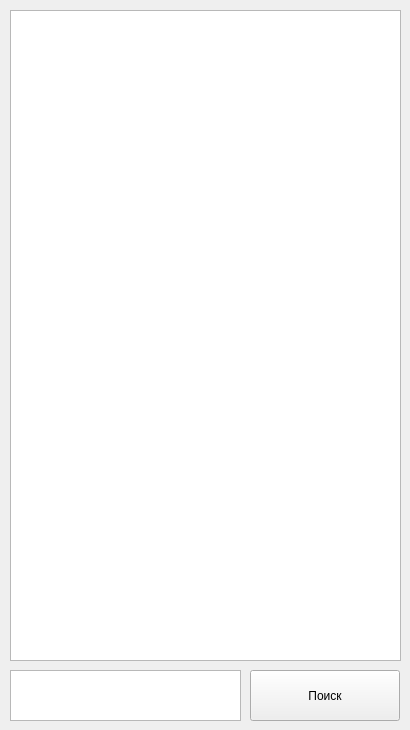
   <widget class="QWidget" name="Bestiary">
    <attribute name="title">
     <string>Bestiary</string>
    </attribute>
    <widget class="QTextEdit" name="textEdit_2">
     <property name="geometry">
      <rect>
       <x>10</x>
       <y>670</y>
       <width>231</width>
       <height>51</height>
      </rect>
     </property>
    </widget>
    <widget class="QTextEdit" name="textEdit">
     <property name="geometry">
      <rect>
       <x>10</x>
       <y>10</y>
       <width>391</width>
       <height>651</height>
      </rect>
     </property>
     <property name="html">
      <string>&lt;!DOCTYPE HTML PUBLIC &quot;-//W3C//DTD HTML 4.0//EN&quot; &quot;http://www.w3.org/TR/REC-html40/strict.dtd&quot;&gt;
&lt;html&gt;&lt;head&gt;&lt;meta name=&quot;qrichtext&quot; content=&quot;1&quot; /&gt;&lt;meta charset=&quot;utf-8&quot; /&gt;&lt;style type=&quot;text/css&quot;&gt;
p, li { white-space: pre-wrap; }
hr { height: 1px; border-width: 0; }
li.unchecked::marker { content: &quot;\2610&quot;; }
li.checked::marker { content: &quot;\2612&quot;; }
&lt;/style&gt;&lt;/head&gt;&lt;body style=&quot; font-family:'Segoe UI'; font-size:9pt; font-weight:400; font-style:normal;&quot;&gt;
&lt;p style=&quot;-qt-paragraph-type:empty; margin-top:0px; margin-bottom:0px; margin-left:0px; margin-right:0px; -qt-block-indent:0; text-indent:0px; font-family:'Sans Serif';&quot;&gt;&lt;br /&gt;&lt;/p&gt;&lt;/body&gt;&lt;/html&gt;</string>
     </property>
    </widget>
    <widget class="QPushButton" name="pushButton_2">
     <property name="geometry">
      <rect>
       <x>250</x>
       <y>670</y>
       <width>150</width>
       <height>51</height>
      </rect>
     </property>
     <property name="minimumSize">
      <size>
       <width>150</width>
       <height>40</height>
      </size>
     </property>
     <property name="text">
      <string>Поиск</string>
     </property>
    </widget>
   </widget>
